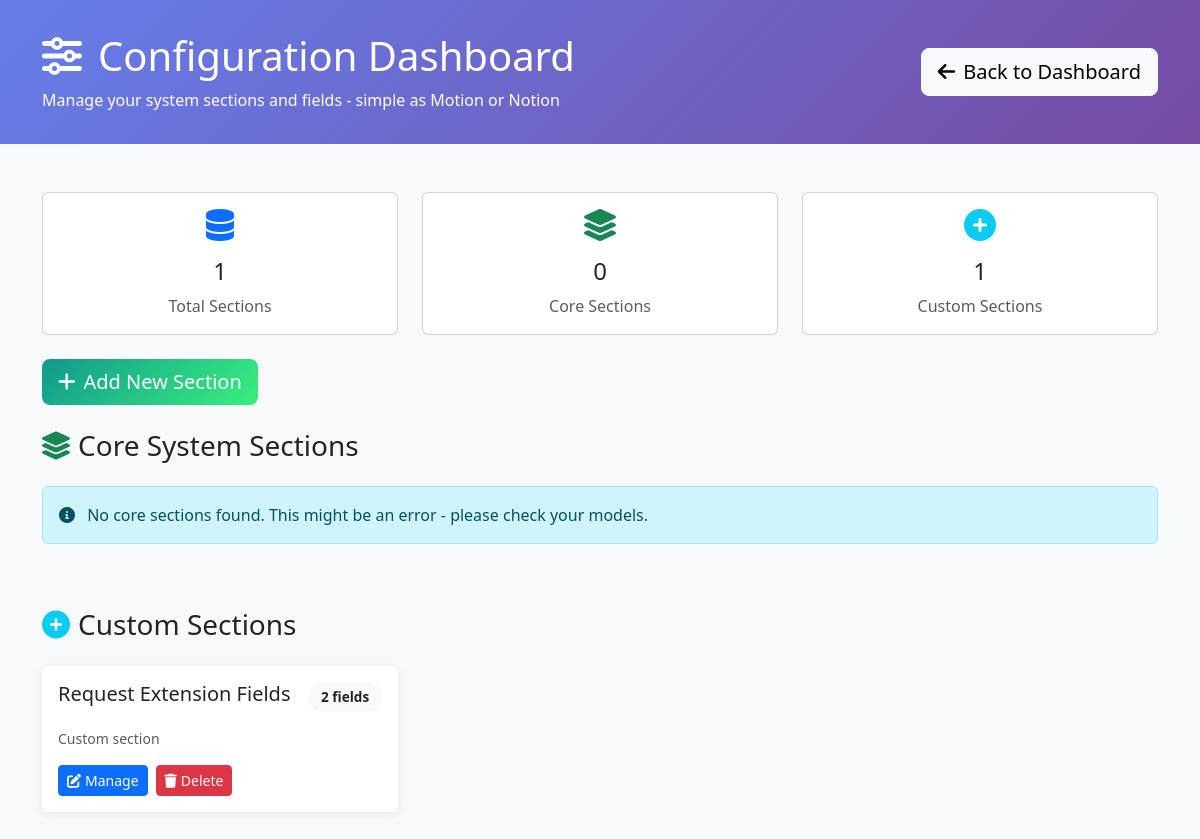
Page /configuration/ (signed in) on the earlier database version.
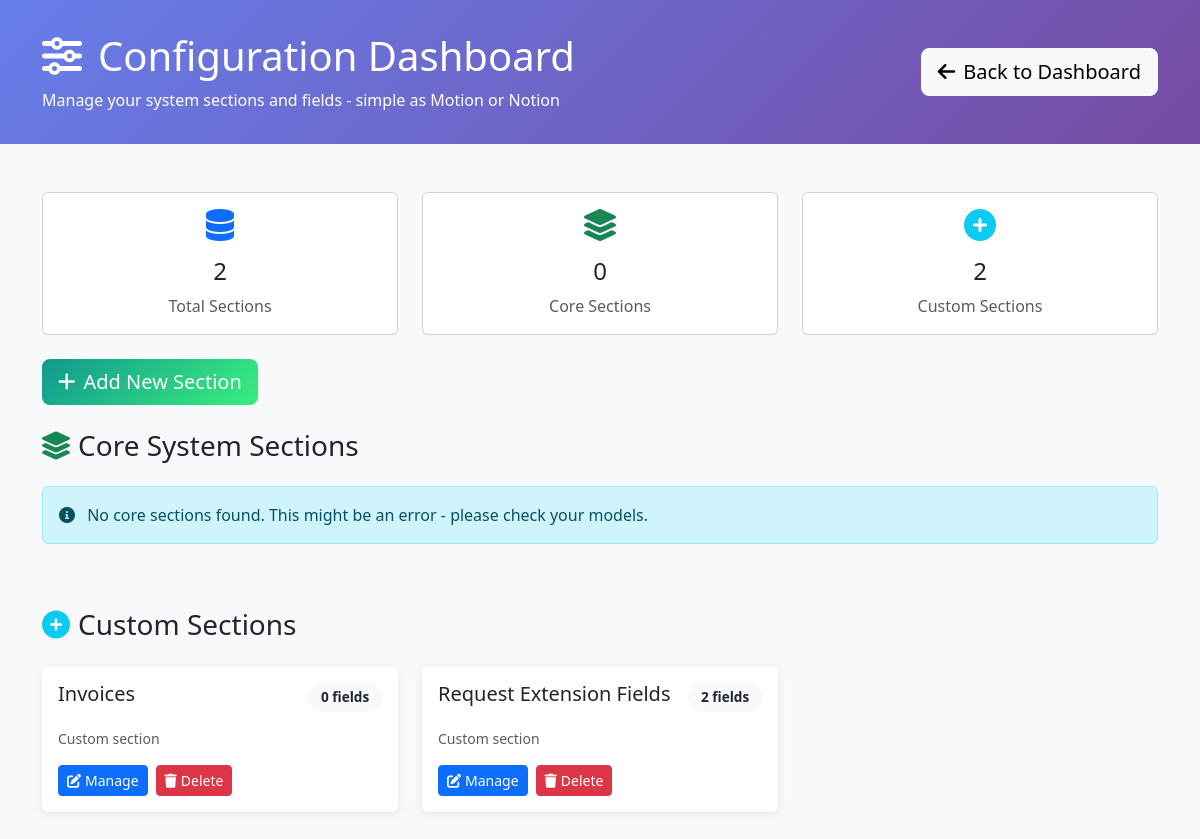
Same page on the later database version.
### requests/models.py (models this page shows, shortened)
class DynamicModel(models.Model):
    name = models.CharField(max_length=100, unique=True, help_text="Model name (e.g., 'Invoice')")
    app_label = models.CharField(max_length=100, default='requests', help_text="Django app where model belongs")
    table_name = models.CharField(max_length=100, unique=True, help_text="Database table name")
    display_name = models.CharField(max_length=100, help_text="Human-readable name for admin")
    description = models.TextField(blank=True, help_text="Description of this model's purpose")
    ordering_fields = models.JSONField(default=list, help_text="Fields to use for default ordering")
    is_active = models.BooleanField(default=True, help_text="Whether this model is active in the system")
    created_at = models.DateTimeField(auto_now_add=True)
    updated_at = models.DateTimeField(auto_now=True)
    class Meta:
        verbose_name = "Dynamic Model"
        verbose_name_plural = "Dynamic Models"
        ordering = ['name']

### requests/configuration_views.py (the view)
# urls.py: path('', configuration_views.configuration_dashboard, name='dashboard'),
@staff_member_required
def configuration_dashboard(request):
    existing_models = []
    core_models = {
        'accounts.Company': 'Companies & Accounts',
        'requests.Request': 'Booking Requests',
        'agreements.Agreement': 'Agreements & Contracts',
        'sales_calls.SalesCall': 'Sales Calls & Meetings',
        'requests.RoomEntry': 'Room Occupancies'
    }
    for model_path, display_name in core_models.items():
        try:
            model = apps.get_model(model_path)
            field_count = len(model._meta.fields)
            dynamic_fields_count = DynamicField.objects.filter(
                existing_model_name=model_path,
                is_active=True
            ).count()
            existing_models.append({
                'name': model_path,
                'display_name': display_name,
                'model': model,
                'field_count': field_count,
                'dynamic_fields_count': dynamic_fields_count,
                'total_fields': field_count + dynamic_fields_count,
                'is_core': True
            })
        except Exception as e:
            print(f"Error loading model {model_path}: {e}")
    dynamic_models = []
    for dm in DynamicModel.objects.filter(is_active=True):
        field_count = dm.fields.filter(is_active=True).count()
        dynamic_models.append({
            'id': dm.id,
            'name': f"{dm.app_label}.{dm.name}",
            'display_name': dm.display_name,
            'field_count': field_count,
            'dynamic_fields_count': 0,
            'total_fields': field_count,
            'is_core': False,
            'model': dm
        })
    context = {
        'existing_models': existing_models,
        'dynamic_models': dynamic_models,
        'total_sections': len(existing_models) + len(dynamic_models)
    }
    return render(request, 'configuration/dashboard.html', context)

### requests/templates/configuration/dashboard.html (shortened to what the changed rows need)
<!DOCTYPE html>
<html lang="en">
<head>
    <link href="https://cdn.jsdelivr.net/npm/bootstrap@5.3.0/dist/css/bootstrap.min.css" rel="stylesheet">
    <link href="https://cdnjs.cloudflare.com/ajax/libs/font-awesome/6.0.0/css/all.min.css" rel="stylesheet">
</head>
<body class="bg-light">
    <div class="config-header">
        <div class="container">
            <div class="row align-items-center">
                <div class="col-md-8">
                    <h1 class="mb-2">
                        <i class="fas fa-sliders-h me-3"></i>Configuration Dashboard
                    </h1>
                </div>
            </div>
        </div>
    </div>
    <div class="container my-5">
        <div class="row mb-4">
            <div class="col-md-4">
                <div class="card text-center">
                    <div class="card-body">
                        <i class="fas fa-database fa-2x text-primary mb-3"></i>
                        <h4>{{ total_sections }}</h4>
                        <p class="text-muted mb-0">Total Sections</p>
                    </div>
                </div>
            </div>
            <div class="col-md-4">
                <div class="card text-center">
                    <div class="card-body">
                        <i class="fas fa-plus-circle fa-2x text-info mb-3"></i>
                        <h4>{{ dynamic_models|length }}</h4>
                        <p class="text-muted mb-0">Custom Sections</p>
                    </div>
                </div>
            </div>
        </div>
        {% if dynamic_models %}
        <div class="row mt-5">
            <div class="col-12">
                <div class="row">
                    {% for model in dynamic_models %}
                    <div class="col-lg-6 col-xl-4 mb-4">
                        <div class="card section-card h-100">
                            <div class="card-body">
                                <div class="d-flex justify-content-between align-items-start mb-3">
                                    <h5 class="card-title mb-0">{{ model.display_name }}</h5>
                                    <span class="field-count">
                                        {{ model.total_fields }} fields
                                    </span>
                                </div>
                                <p class="text-muted small mb-3">
                                    Custom section
                                </p>
                                <div class="d-flex gap-2">
                                    <a href="{% url 'configuration:section_fields' model.id %}?dynamic=true"
                                       class="btn btn-primary btn-sm">
                                        <i class="fas fa-edit me-1"></i>Manage
                                    </a>
                                    <button class="btn btn-danger btn-sm"
                                            onclick="deleteSection({{ model.id }}, '{{ model.display_name }}')">
                                        <i class="fas fa-trash me-1"></i>Delete
                                    </button>
                                </div>
                            </div>
                        </div>
                    </div>
                    {% endfor %}
                </div>
            </div>
        </div>
        {% endif %}
    </div>
</body>
</html>

Differences in the rows shown:
added DynamicModel: display_name "Invoices", total_fields "0"
Other differences:
{{ total_sections }}: "1" → "2"
{{ dynamic_models|length }}: "1" → "2"
